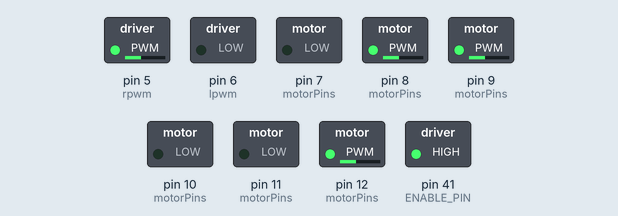
Simulated run of this sketch. Board: Arduino Mega 2560, built with avr-gcc and run on an emulated ATmega2560. Parts: switched loads named in the sketch (green lamp = pin HIGH).

Above: at 0.05 s.
At 4.0 s:
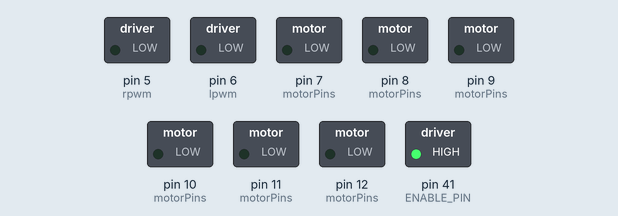
Timing chart, 0 to 5.2 s (numbered marks = the images above):
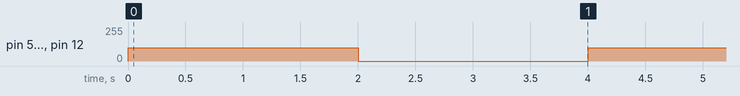

Measured:
- by itself, pin 5 (rpwm), pin 8 (motorPins), pin 9 (motorPins), pin 12 (motorPins): alternates 100/255 for 2.0 s and 0/255 for 2.0 s

The sketch:

quad_open_loop.ino
```cpp
// Mechatronics - Updated for TB7960 drivers and Teensy 4.1

const int ENABLE_PIN = 41;

// Motor control pins
const int M1_RPWM = 5;
const int M1_LPWM = 6;
const int M2_RPWM = 7;
const int M2_LPWM = 8;
const int M3_RPWM = 9;
const int M3_LPWM = 10;
const int M4_RPWM = 11;
const int M4_LPWM = 12;

void setup() {
  // Set all motor pins as output
  pinMode(ENABLE_PIN, OUTPUT);
  digitalWrite(ENABLE_PIN, HIGH); // Enable all motor drivers

  int motorPins[] = {
    M1_RPWM, M1_LPWM, M2_RPWM, M2_LPWM,
    M3_RPWM, M3_LPWM, M4_RPWM, M4_LPWM
  };

  for (int i = 0; i < 8; i++) {
    pinMode(motorPins[i], OUTPUT);
    analogWrite(motorPins[i], 0); // Initially stop motors
  }
}

// Spins a motor with speed (-255 to 255)
void spin_motor(int motor, int speed) {
  int rpwm, lpwm;

  switch (motor) {
    case 1: rpwm = M1_RPWM; lpwm = M1_LPWM; break;
    case 2: rpwm = M2_RPWM; lpwm = M2_LPWM; break;
    case 3: rpwm = M3_RPWM; lpwm = M3_LPWM; break;
    case 4: rpwm = M4_RPWM; lpwm = M4_LPWM; break;
    default: return; // invalid motor
  }

  if (speed > 0) {
    analogWrite(rpwm, speed);
    analogWrite(lpwm, 0);
  } else if (speed < 0) {
    analogWrite(rpwm, 0);
    analogWrite(lpwm, -speed);
  } else {
    analogWrite(rpwm, 0);
    analogWrite(lpwm, 0);
  }
}

void loop() {
  // Example: spin motors forward and backward
  spin_motor(1, 100);   // Motor 1 forward
  spin_motor(2, -100);  // Motor 2 reverse
  spin_motor(3, 100);   // Motor 3 forward
  spin_motor(4, -100);  // Motor 4 reverse
  delay(2000);

  // Stop all motors
  spin_motor(1, 0);
  spin_motor(2, 0);
  spin_motor(3, 0);
  spin_motor(4, 0);
  delay(2000);
}
```
